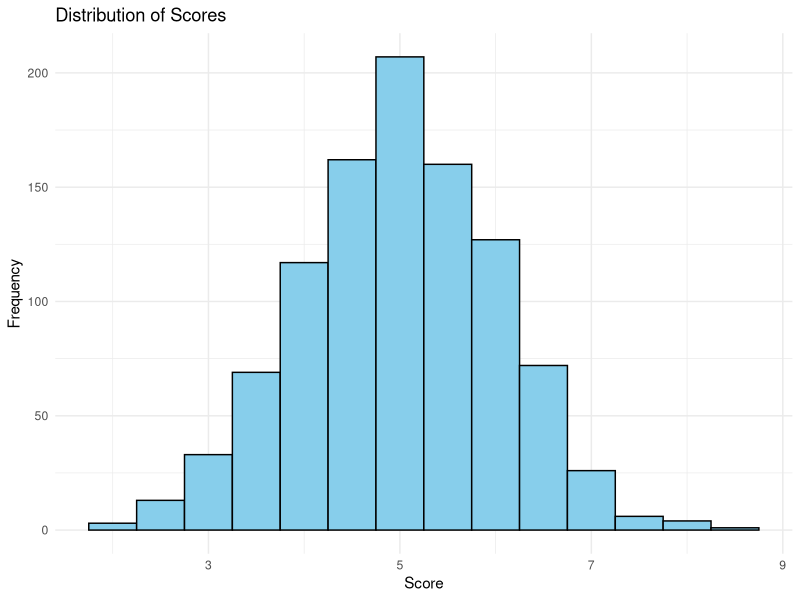
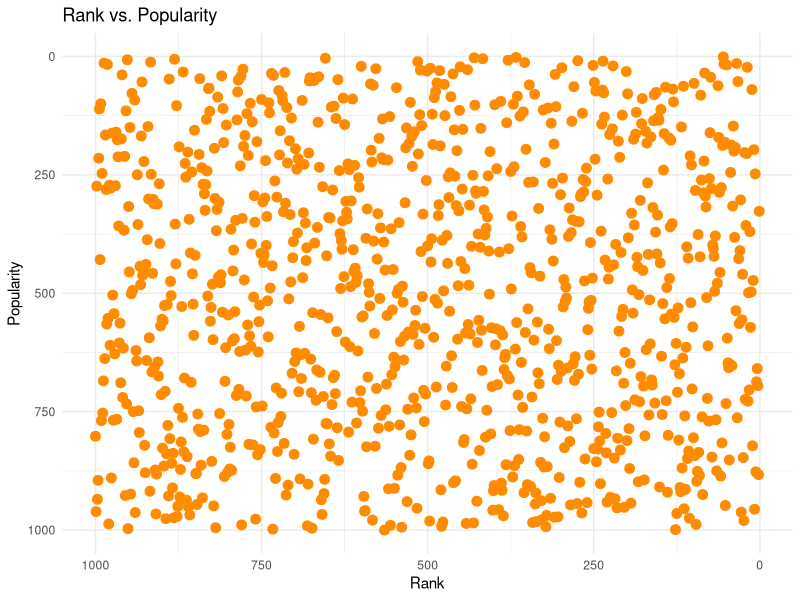
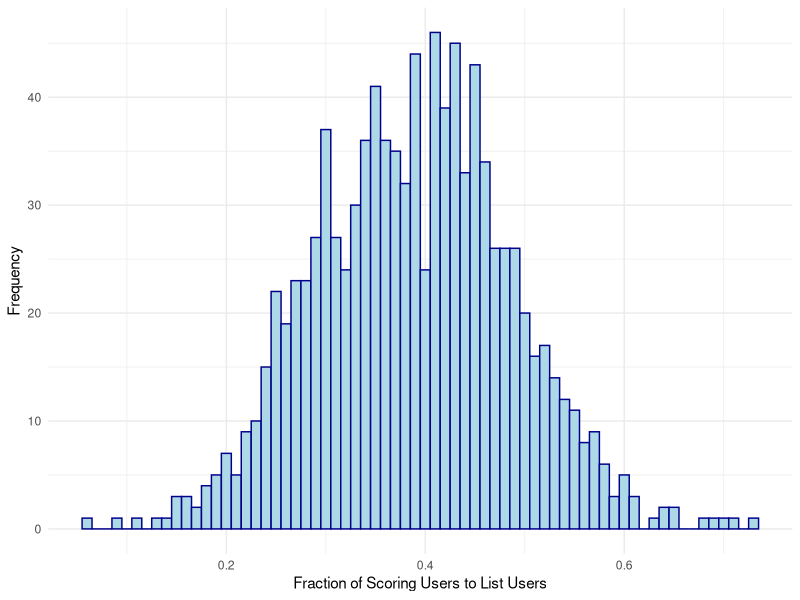

The R script that drew these images, in order:
#### Preamble ####
# Purpose: Simulates a dataset of anime based on sketches prior to obtaining data.
# Author: Allen Uy
# Date: 17 April 2024
# Contact: allen.uy@mail.utoronto.ca
# License: MIT
# Pre-requisites: None


#### Workspace setup ####
library("tidyverse")

set.seed(42)


#### Simulate data ####
num_obs <- 1000
start_date <- as.Date("2000-01-01")
end_date <- as.Date("2024-04-10")
num_days <- end_date - start_date
random_dates <- start_date + sample(num_days, num_obs, replace = TRUE)

possible_genres <- c("Action", "Adventure", "Comedy", "Drama", "Fantasy", "Horror", "Romance", "Sci-Fi", "Thriller")
random_genres <- lapply(1:num_obs, function(x) sample(possible_genres, sample(1:3, 1), replace = FALSE))

data <- tibble(
  title = 1:num_obs,
  date = random_dates,
  score = rnorm(num_obs, mean = 5),
  rank = rank(-score),
  genre = random_genres,
  members = round(runif(num_obs, 100, 1000000)),
  popularity = rank(-members),
  fraction = pmin(pmax(rnorm(num_obs, mean = 0.39, sd = 0.1), 0), 1)
)

score_distribution_plot <- ggplot(data, aes(x = score)) +
  geom_histogram(binwidth = 0.5, fill = "skyblue", color = "black") +
  labs(
    title = "Distribution of Scores",
    x = "Score",
    y = "Frequency"
  ) +
  theme_minimal()

score_distribution_plot

rank_popularity_plot <- ggplot(data, aes(x = rank, y = popularity)) +
  geom_point(size = 3, color = "darkorange") +
  scale_x_reverse() +
  scale_y_reverse() +
  labs(
    title = "Rank vs. Popularity",
    x = "Rank",
    y = "Popularity"
  ) +
  theme_minimal()

rank_popularity_plot

fraction_distribution_plot <- data |> ggplot(aes(x = fraction)) +
  geom_histogram(binwidth = 0.01, color = "darkblue", fill = "lightblue") +
  labs(x = "Fraction of Scoring Users to List Users", y = "Frequency") +
  theme_minimal()

fraction_distribution_plot
